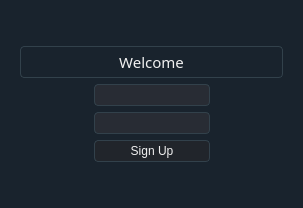
<?xml version="1.0" encoding="UTF-8"?>
<ui version="4.0">
 <class>SignUpForm</class>
 <widget class="QDialog" name="SignUpForm">
  <property name="enabled">
   <bool>true</bool>
  </property>
  <property name="geometry">
   <rect>
    <x>0</x>
    <y>0</y>
    <width>303</width>
    <height>208</height>
   </rect>
  </property>
  <property name="sizePolicy">
   <sizepolicy hsizetype="Expanding" vsizetype="Expanding">
    <horstretch>0</horstretch>
    <verstretch>0</verstretch>
   </sizepolicy>
  </property>
  <property name="windowTitle">
   <string>Sign Up</string>
  </property>
  <property name="styleSheet">
   <string notr="true">
*{font-family: Helvetica, 'Hiragino Sans GB', 'Microsoft Yahei', '微软雅黑', Arial, sans-serif;
}


QWidget
{
background-color: #19232D;
}



/* Button */
QPushButton {
    background-color: #21252B;
    border: 1px solid #32414B;
    color: #F0F0F0;
    border-radius: 4px;
    padding: 3px;
    outline: none;
}

QPushButton:disabled {
    background-color: #21252B;
    border: 1px solid #32414B;
    color: #787878;
    border-radius: 4px;
    padding: 3px;
}

QPushButton:checked {
    background-color: #32414B;
    border: 1px solid #32414B;
    border-radius: 4px;
    padding: 3px;
    outline: none;
}

QPushButton:checked:disabled {
    background-color: #19232D;
    border: 1px solid #32414B;
    color: #787878;
    border-radius: 4px;
    padding: 3px;
    outline: none;
}

QPushButton::menu-indicator {
    subcontrol-origin: padding;
    subcontrol-position: bottom right;
    bottom: 4px;
}

QPushButton:pressed {
    background-color: #19232D;
    border: 1px solid #19232D;
}

QPushButton:hover,
QPushButton:checked:hover{
    border: 1px solid #148CD2;
    color: #F0F0F0;
}

QPushButton:selected,
QPushButton:checked:selected{
    background: #1464A0;
    color: #32414B;
}



/* 标签 */
QLabel {
    border: 0px solid #32414B;
    margin: 0px;
    color: #F0F0F0;
}

QLabel::disabled {
    border: 0px solid #32414B;
    color: #787878;
}




/* 文本编辑框 */
QLineEdit {
    background-color: #282C34;
    padding-top: 2px;     /* This QLineEdit fix  103, 111 */
    padding-bottom: 2px;  /* This QLineEdit fix  103, 111 */
    padding-left: 4px;
    padding-right: 4px;
    border-style: solid;
    border: 1px solid #32414B;
    border-radius: 4px;
    color: #F0F0F0;
}

QLineEdit:disabled {
    background-color: #282C34;
    color: #787878;
}

QLineEdit:hover{
    border: 1px solid #148CD2;
    color: #F0F0F0;
}

QLineEdit:selected{
    background: #1464A0;
    color: #32414B;
}


/* 框 */
QFrame {
    border-radius: 4px;
    border: 1px solid #32414B;
}

QFrame[frameShape=&quot;0&quot;] {
    border-radius: 4px;
    border: 1px transparent #32414B;
}

QFrame[height=&quot;3&quot;],
QFrame[width=&quot;3&quot;] {
    background-color: #19232D;
}

</string>
  </property>
  <layout class="QVBoxLayout" name="verticalLayout_2">
   <property name="spacing">
    <number>11</number>
   </property>
   <property name="topMargin">
    <number>11</number>
   </property>
   <item>
    <widget class="QWidget" name="widget" native="true">
     <layout class="QGridLayout" name="gridLayout_2">
      <item row="1" column="0">
       <widget class="QLabel" name="label">
        <property name="font">
         <font>
          <family>Helvetica,Hiragino Sans GB,Microsoft Yahei,微软雅黑,Arial,sans-serif</family>
          <pointsize>11</pointsize>
         </font>
        </property>
        <property name="text">
         <string>Welcome</string>
        </property>
        <property name="alignment">
         <set>Qt::AlignHCenter|Qt::AlignTop</set>
        </property>
       </widget>
      </item>
      <item row="2" column="0">
       <layout class="QGridLayout" name="gridLayout">
        <item row="1" column="4">
         <spacer name="horizontalSpacer_2">
          <property name="orientation">
           <enum>Qt::Horizontal</enum>
          </property>
          <property name="sizeHint" stdset="0">
           <size>
            <width>40</width>
            <height>20</height>
           </size>
          </property>
         </spacer>
        </item>
        <item row="1" column="1" colspan="2">
         <widget class="QLineEdit" name="pwd_input">
          <property name="toolTip">
           <string extracomment="Password should be no more than 6 words and not contain special characters"/>
          </property>
          <property name="echoMode">
           <enum>QLineEdit::Password</enum>
          </property>
         </widget>
        </item>
        <item row="2" column="1" colspan="2">
         <widget class="QPushButton" name="sign_up_button">
          <property name="text">
           <string>Sign Up</string>
          </property>
         </widget>
        </item>
        <item row="0" column="1" colspan="2">
         <widget class="QLineEdit" name="id_input"/>
        </item>
        <item row="1" column="0">
         <spacer name="horizontalSpacer">
          <property name="orientation">
           <enum>Qt::Horizontal</enum>
          </property>
          <property name="sizeHint" stdset="0">
           <size>
            <width>40</width>
            <height>20</height>
           </size>
          </property>
         </spacer>
        </item>
       </layout>
      </item>
      <item row="0" column="0">
       <spacer name="verticalSpacer_2">
        <property name="orientation">
         <enum>Qt::Vertical</enum>
        </property>
        <property name="sizeHint" stdset="0">
         <size>
          <width>20</width>
          <height>40</height>
         </size>
        </property>
       </spacer>
      </item>
      <item row="3" column="0">
       <spacer name="verticalSpacer">
        <property name="orientation">
         <enum>Qt::Vertical</enum>
        </property>
        <property name="sizeHint" stdset="0">
         <size>
          <width>20</width>
          <height>40</height>
         </size>
        </property>
       </spacer>
      </item>
     </layout>
    </widget>
   </item>
  </layout>
 </widget>
 <tabstops>
  <tabstop>pwd_input</tabstop>
  <tabstop>id_input</tabstop>
  <tabstop>sign_up_button</tabstop>
 </tabstops>
 <resources/>
 <connections/>
</ui>
